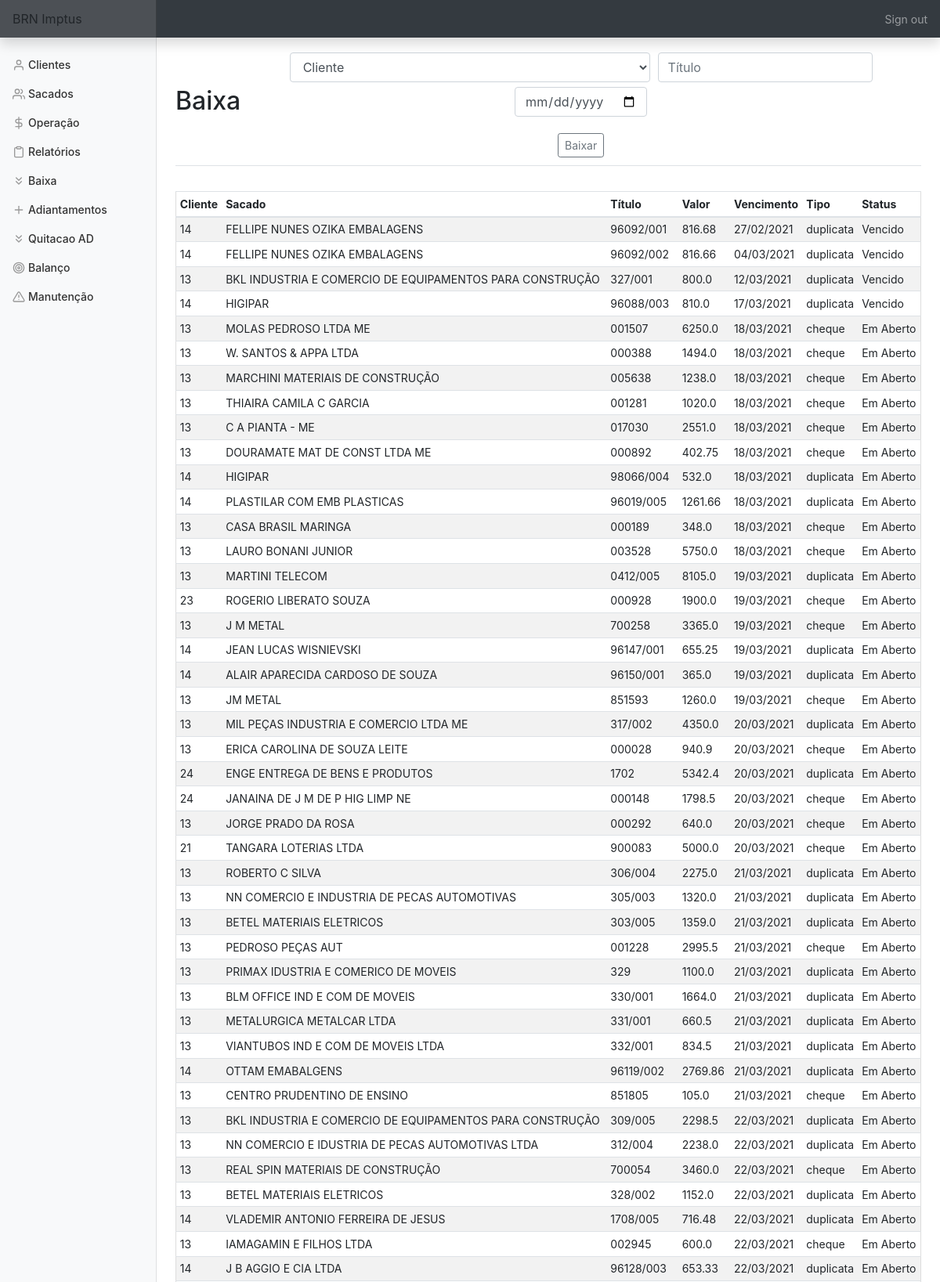
Page /baixa (signed in, upper part) on the committed database.
### tables this page shows
CREATE TABLE titulo (
    cliente_id INTEGER,
    sacado_id INTEGER,
    bordero INTEGER,
    titulo TEXT,
    vencimento DATE,
    valor FLOAT, 
    dt_negoc DATE,
    tipo TEXT,
    status TEXT,
    dt_baixa DATE, nm_sac TEXT,
    FOREIGN KEY (cliente_id) REFERENCES clientes(id),
    FOREIGN KEY (sacado_id) REFERENCES sacados(id));

### app.py (the view, shortened to what this page needs)
@app.route('/baixa', methods=['GET', 'POST'])
@login_required
def baixa():
    con = sqlite3.connect(DATABASE)
    con.row_factory = sqlite3.Row
    cur = con.cursor()
    cliente = cur.execute('SELECT nome FROM clientes')
    cliente = cur.fetchall()
    titlo = cur.execute('SELECT * FROM titulo WHERE status != "Quitado" ORDER BY vencimento')
    titlo = cur.fetchall()
    if request.method == 'GET':
        return render_template('baixa.html', cliente=cliente, titulo=titlo)

### app.py (called while the page is built)
@app.after_request
def after_request(response):
    response.headers["Cache-Control"] = "no-cache, no-store, must-revalidate"
    response.headers["Expires"] = 0
    response.headers["Pragma"] = "no-cache"
    return response

### helper.py (called while the page is built)
def login_required(f):
    @wraps(f)
    def decorated_function(*args, **kwargs):
        if session.get("user_id") is None:
            return redirect("/login")
        return f(*args, **kwargs)
    return decorated_function

### templates/baixa.html (shortened to what this page needs)
{% extends "layout.html" %}
{% block main %}
    <div class='d-flex justify-content-between flex-warp flex-md-nowrap align-items-center pt-3 pb-2 mb-3 border-bottom'>
        <h1 class='h2'>Baixa</h1>
            <form action='baixa' method='POST'>
                <div class='form-group'>
                        <select title='Selecione o cliente' alt='Selecione o cliente' class="form-control" name="cliente" required>
                            <option disabled selected value>Cliente</option>
                        </select>
                        <input title='Número do título a ser baixado' alt='Número do título a ser baixado'name='titulo' autofocus class='form-control' placeholder='Título' type='text' required>
                        <input title='Data da baixa' alt='Data da baixa' name='dt_baixa' autofocus class='form-control' placeholder='Data da Baixa' type='date' required>
                </div>
                <button type='submit' id='baixa' class='btn btn-sm btn-outline-secondary'>Baixar</button>
            </form>
    </div>
    <div class='d-flex justify-content-between flex-warp flex-md-nowrap align-items-center pt-3 pb-2 mb-3 border-bottom'>
        <div class='table-responsive'>
            <table class='table table-striped table-sm'>
                <thead>
                    <tr>
                        <th>Cliente</th>
                        <th>Sacado</th>
                        <th>Título</th>
                        <th>Valor</th>
                        <th>Vencimento</th>
                        <th>Tipo</th>
                        <th>Status</th>
                    </tr>
                </thead>
                <tbody>
                    {% for row in titulo %}
                        <tr>
                            <td>{{ row['cliente_id'] }}</td>
                            <td>{{ row['nm_sac'] }}</td>
                            <td>{{ row['titulo'] }}</td>
                            <td>{{ row['valor'] }}</td>
                            {% set lt = row['vencimento'].split('-') %}
                            <td>{{ lt[2]+'/'+lt[1]+'/'+lt[0] }}</td>
                            <td>{{ row['tipo'] }}</td>
                            <td>{{ row['status'] }}</td>
                        </tr>
                    {% endfor %}
                </tbody>
            </table>
        </div>
    </div>
{% endblock %}

### static/styles.css (style rules this page uses)
main .form-control { display: inline-block; width: auto; margin: 3px; }
main table { text-align: left; border-collapse: collapse; border-spacing: 0; width: 100%; border: 1px solid #ddd; }
main table td, th { text-align: left; padding: 16px; }
button { margin: 2px; }
body { font-size: .875rem; height:100%; }

### rows in the picture
titulo: cliente_id "14", nm_sac "FELLIPE NUNES OZIKA EMBALAGENS", titulo "96092/001", valor "816.68", vencimento "27/02/2021", tipo "duplicata", status "Vencido"
titulo: cliente_id "14", nm_sac "FELLIPE NUNES OZIKA EMBALAGENS", titulo "96092/002", valor "816.66", vencimento "04/03/2021", tipo "duplicata", status "Vencido"
titulo: cliente_id "13", nm_sac "BKL INDUSTRIA E COMERCIO DE EQUIPAMENTOS PARA CONSTRUÇÃO", titulo "327/001", valor "800.0", vencimento "12/03/2021", tipo "duplicata", status "Vencido"
titulo: cliente_id "14", nm_sac "HIGIPAR", titulo "96088/003", valor "810.0", vencimento "17/03/2021", tipo "duplicata", status "Vencido"
titulo: cliente_id "13", nm_sac "MOLAS PEDROSO LTDA ME", titulo "001507", valor "6250.0", vencimento "18/03/2021", tipo "cheque", status "Em Aberto"
titulo: cliente_id "13", nm_sac "W. SANTOS & APPA LTDA", titulo "000388", valor "1494.0", vencimento "18/03/2021", tipo "cheque", status "Em Aberto"
titulo: cliente_id "13", nm_sac "MARCHINI MATERIAIS DE CONSTRUÇÃO", titulo "005638", valor "1238.0", vencimento "18/03/2021", tipo "cheque", status "Em Aberto"
titulo: cliente_id "13", nm_sac "THIAIRA CAMILA C GARCIA", titulo "001281", valor "1020.0", vencimento "18/03/2021", tipo "cheque", status "Em Aberto"
titulo: cliente_id "13", nm_sac "C A PIANTA - ME", titulo "017030", valor "2551.0", vencimento "18/03/2021", tipo "cheque", status "Em Aberto"
titulo: cliente_id "13", nm_sac "DOURAMATE MAT DE CONST LTDA ME", titulo "000892", valor "402.75", vencimento "18/03/2021", tipo "cheque", status "Em Aberto"
titulo: cliente_id "14", nm_sac "HIGIPAR", titulo "98066/004", valor "532.0", vencimento "18/03/2021", tipo "duplicata", status "Em Aberto"
titulo: cliente_id "14", nm_sac "PLASTILAR COM EMB PLASTICAS", titulo "96019/005", valor "1261.66", vencimento "18/03/2021", tipo "duplicata", status "Em Aberto"
titulo: cliente_id "13", nm_sac "CASA BRASIL MARINGA", titulo "000189", valor "348.0", vencimento "18/03/2021", tipo "cheque", status "Em Aberto"
titulo: cliente_id "13", nm_sac "LAURO BONANI JUNIOR", titulo "003528", valor "5750.0", vencimento "18/03/2021", tipo "cheque", status "Em Aberto"
titulo: cliente_id "13", nm_sac "MARTINI TELECOM", titulo "0412/005", valor "8105.0", vencimento "19/03/2021", tipo "duplicata", status "Em Aberto"
titulo: cliente_id "23", nm_sac "ROGERIO LIBERATO SOUZA", titulo "000928", valor "1900.0", vencimento "19/03/2021", tipo "cheque", status "Em Aberto"
titulo: cliente_id "13", nm_sac "J M METAL", titulo "700258", valor "3365.0", vencimento "19/03/2021", tipo "cheque", status "Em Aberto"
titulo: cliente_id "14", nm_sac "JEAN LUCAS WISNIEVSKI", titulo "96147/001", valor "655.25", vencimento "19/03/2021", tipo "duplicata", status "Em Aberto"
titulo: cliente_id "14", nm_sac "ALAIR APARECIDA CARDOSO DE SOUZA", titulo "96150/001", valor "365.0", vencimento "19/03/2021", tipo "duplicata", status "Em Aberto"
titulo: cliente_id "13", nm_sac "JM METAL", titulo "851593", valor "1260.0", vencimento "19/03/2021", tipo "cheque", status "Em Aberto"
titulo: cliente_id "13", nm_sac "MIL PEÇAS INDUSTRIA E COMERCIO LTDA ME", titulo "317/002", valor "4350.0", vencimento "20/03/2021", tipo "duplicata", status "Em Aberto"
titulo: cliente_id "13", nm_sac "ERICA CAROLINA DE SOUZA LEITE", titulo "000028", valor "940.9", vencimento "20/03/2021", tipo "cheque", status "Em Aberto"
titulo: cliente_id "24", nm_sac "ENGE ENTREGA DE BENS E PRODUTOS", titulo "1702", valor "5342.4", vencimento "20/03/2021", tipo "duplicata", status "Em Aberto"
titulo: cliente_id "24", nm_sac "JANAINA DE J M DE P HIG LIMP NE", titulo "000148", valor "1798.5", vencimento "20/03/2021", tipo "cheque", status "Em Aberto"
titulo: cliente_id "13", nm_sac "JORGE PRADO DA ROSA", titulo "000292", valor "640.0", vencimento "20/03/2021", tipo "cheque", status "Em Aberto"
titulo: cliente_id "21", nm_sac "TANGARA LOTERIAS LTDA", titulo "900083", valor "5000.0", vencimento "20/03/2021", tipo "cheque", status "Em Aberto"
titulo: cliente_id "13", nm_sac "ROBERTO C SILVA", titulo "306/004", valor "2275.0", vencimento "21/03/2021", tipo "duplicata", status "Em Aberto"
titulo: cliente_id "13", nm_sac "NN COMERCIO E INDUSTRIA DE PECAS AUTOMOTIVAS", titulo "305/003", valor "1320.0", vencimento "21/03/2021", tipo "duplicata", status "Em Aberto"
titulo: cliente_id "13", nm_sac "BETEL MATERIAIS ELETRICOS", titulo "303/005", valor "1359.0", vencimento "21/03/2021", tipo "duplicata", status "Em Aberto"
titulo: cliente_id "13", nm_sac "PEDROSO PEÇAS AUT", titulo "001228", valor "2995.5", vencimento "21/03/2021", tipo "cheque", status "Em Aberto"
titulo: cliente_id "13", nm_sac "PRIMAX IDUSTRIA E COMERICO DE MOVEIS", titulo "329", valor "1100.0", vencimento "21/03/2021", tipo "duplicata", status "Em Aberto"
titulo: cliente_id "13", nm_sac "BLM OFFICE IND E COM DE MOVEIS", titulo "330/001", valor "1664.0", vencimento "21/03/2021", tipo "duplicata", status "Em Aberto"
titulo: cliente_id "13", nm_sac "METALURGICA METALCAR LTDA", titulo "331/001", valor "660.5", vencimento "21/03/2021", tipo "duplicata", status "Em Aberto"
titulo: cliente_id "13", nm_sac "VIANTUBOS IND E COM DE MOVEIS LTDA", titulo "332/001", valor "834.5", vencimento "21/03/2021", tipo "duplicata", status "Em Aberto"
titulo: cliente_id "14", nm_sac "OTTAM EMABALGENS", titulo "96119/002", valor "2769.86", vencimento "21/03/2021", tipo "duplicata", status "Em Aberto"
titulo: cliente_id "13", nm_sac "CENTRO PRUDENTINO DE ENSINO", titulo "851805", valor "105.0", vencimento "21/03/2021", tipo "cheque", status "Em Aberto"
titulo: cliente_id "13", nm_sac "BKL INDUSTRIA E COMERCIO DE EQUIPAMENTOS PARA CONSTRUÇÃO", titulo "309/005", valor "2298.5", vencimento "22/03/2021", tipo "duplicata", status "Em Aberto"
titulo: cliente_id "13", nm_sac "NN COMERCIO E IDUSTRIA DE PECAS AUTOMOTIVAS LTDA", titulo "312/004", valor "2238.0", vencimento "22/03/2021", tipo "duplicata", status "Em Aberto"
titulo: cliente_id "13", nm_sac "REAL SPIN MATERIAIS DE CONSTRUÇÃO", titulo "700054", valor "3460.0", vencimento "22/03/2021", tipo "cheque", status "Em Aberto"
titulo: cliente_id "13", nm_sac "BETEL MATERIAIS ELETRICOS", titulo "328/002", valor "1152.0", vencimento "22/03/2021", tipo "duplicata", status "Em Aberto"
titulo: cliente_id "14", nm_sac "VLADEMIR ANTONIO FERREIRA DE JESUS", titulo "1708/005", valor "716.48", vencimento "22/03/2021", tipo "duplicata", status "Em Aberto"
titulo: cliente_id "13", nm_sac "IAMAGAMIN E FILHOS LTDA", titulo "002945", valor "600.0", vencimento "22/03/2021", tipo "cheque", status "Em Aberto"
titulo: cliente_id "14", nm_sac "J B AGGIO E CIA LTDA", titulo "96128/003", valor "653.33", vencimento "22/03/2021", tipo "duplicata", status "Em Aberto"
